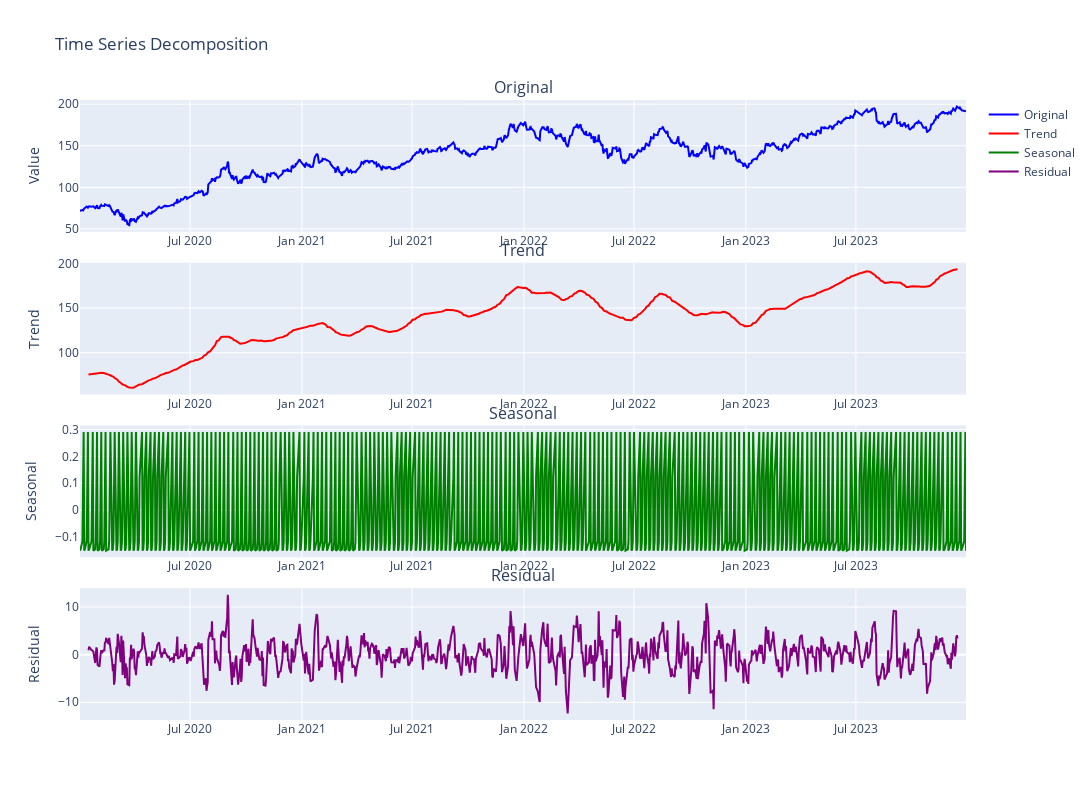

The code cell stored with this chart in its notebook:
### Markdown cell above
## 2. Basic Time Series Analysis
Let's analyze the components of our time series using decomposition.

### Code cell
# Initialize analyzer with configuration
config = TimeseriesConfig(
    decomposition_method='additive',
    seasonal_periods=[5, 21, 63, 252]  # Daily, Weekly, Monthly, Yearly
)
analyzer = TimeseriesAnalysis(data, config)

# Decompose the time series using daily seasonality (5 trading days)
decomposition = analyzer.decompose('Close', period=5)  # Using 5 for weekly trading pattern

# You can also analyze monthly seasonality
monthly_decomposition = analyzer.decompose('Close', period=21)  # Using 21 for monthly trading pattern

# Initialize visualizer
viz = TimeseriesVisualizer(analyzer)

# Plot decomposition
decomp_fig = viz.plot_decomposition('Close')
decomp_fig.show()

# Check for stationarity
stationarity = analyzer.analyze_stationarity('Close')
print("\nStationarity Analysis:")
print(f"ADF Test p-value: {stationarity['adf_test']['p_value']:.4f}")
print(f"Is stationary? {stationarity['adf_test']['is_stationary']}")

### Figure 1 — Plotly figure (JSON) as saved in the notebook; plotly's stock layout.template omitted (floating-point values rounded to 4 significant figures; data arrays with more than 128 entries replaced by an {"elided": "..."} marker saying what was removed)
{"data": [{"line": {"color": "blue"}, "name": "Original", "type": "scatter", "x": {"elided": "1006 str values"}, "xaxis": "x", "y": {"elided": "1006 float values"}, "yaxis": "y"}, {"line": {"color": "red"}, "name": "Trend", "type": "scatter", "x": {"elided": "1006 str values"}, "xaxis": "x2", "y": {"elided": "1006 float values"}, "yaxis": "y2"}, {"line": {"color": "green"}, "name": "Seasonal", "type": "scatter", "x": {"elided": "1006 str values"}, "xaxis": "x3", "y": {"elided": "1006 float values"}, "yaxis": "y3"}, {"line": {"color": "purple"}, "name": "Residual", "type": "scatter", "x": {"elided": "1006 str values"}, "xaxis": "x4", "y": {"elided": "1006 float values"}, "yaxis": "y4"}], "layout": {"annotations": [{"font": {"size": 16}, "showarrow": false, "text": "Original", "x": 0.5, "xanchor": "center", "xref": "paper", "y": 1, "yanchor": "bottom", "yref": "paper"}, {"font": {"size": 16}, "showarrow": false, "text": "Trend", "x": 0.5, "xanchor": "center", "xref": "paper", "y": 0.7375, "yanchor": "bottom", "yref": "paper"}, {"font": {"size": 16}, "showarrow": false, "text": "Seasonal", "x": 0.5, "xanchor": "center", "xref": "paper", "y": 0.475, "yanchor": "bottom", "yref": "paper"}, {"font": {"size": 16}, "showarrow": false, "text": "Residual", "x": 0.5, "xanchor": "center", "xref": "paper", "y": 0.2125, "yanchor": "bottom", "yref": "paper"}], "height": 800, "showlegend": true, "title": {"text": "Time Series Decomposition"}, "width": 1200, "xaxis": {"anchor": "y", "domain": [0, 1]}, "xaxis2": {"anchor": "y2", "domain": [0, 1]}, "xaxis3": {"anchor": "y3", "domain": [0, 1]}, "xaxis4": {"anchor": "y4", "domain": [0, 1]}, "yaxis": {"anchor": "x", "domain": [0.7875, 1], "title": {"text": "Value"}}, "yaxis2": {"anchor": "x2", "domain": [0.525, 0.7375], "title": {"text": "Trend"}}, "yaxis3": {"anchor": "x3", "domain": [0.2625, 0.475], "title": {"text": "Seasonal"}}, "yaxis4": {"anchor": "x4", "domain": [0, 0.2125], "title": {"text": "Residual"}}}}
